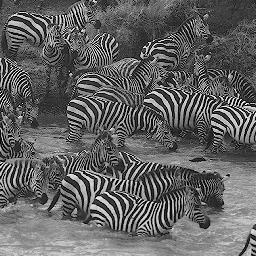
//> input picture DFT_DCT/zebras.jpg, 256 x 256 px
$ ./main   (built with g++ and OpenCV 4)
//> lines starting //> are read from the running program, lines starting //| are printed output that depends on the picture
### DFT_DCT/variables.h
//
//  variables.h
//  test
//
//  Created by Vineet Gattani on 9/27/17.
//  Copyright © 2017 ASU. All rights reserved.
//

#ifndef variables_h
#define variables_h
#include <opencv2/core/core.hpp>
#include <opencv2/highgui/highgui.hpp>
#include <iostream>
#include <opencv2/imgproc/imgproc.hpp>
#include <opencv2/opencv.hpp>
#include <stdint.h>
using namespace cv;
using namespace std;
int kernel_size = 3;
int scale = 1;
int delta = 0;
int ddepth = CV_16S;
Mat src_float;
Mat dft_setup;
Mat dft_dst;
const char* filename;
Mat src;
Mat dft_mag;
Mat inverseDFT;
Mat dct_reconstruction;
Mat dct_float;
const char* d;

#endif /* variables_h */

### DFT_DCT/main.cpp

#include "variables.h"

// function declarations
/*
calculateDFT : calculates the DFT of an image given using the opencv dft command.
However, this DFT has it's center on the top-left corner. This needs to be recentered for visualization and
processing purposes.
*/
void calculateDFT(Mat& source, Mat& destination){

source.convertTo(src_float,CV_32FC1, 1.0/255.0);
Mat dst_complex[2]={src_float,Mat::zeros(src_float.size(), CV_32F)};
merge(dst_complex, 2, dft_setup);
dft(dft_setup, destination,DFT_COMPLEX_OUTPUT);

}
/* maskmagnitudeDFT: masks the DFT and calculates the magnitude of the DFT*/
void maskmagnitudeDFT(Mat&source, int X){
Mat s_array[2]={Mat::zeros(source.size(),CV_32F),Mat::zeros(source.size(),CV_32F)};
//int L_min = 30;
int L = 128-X;
for (int r=L;r< 255-L+1;r++){
for(int c=0;c<256;c++){
    source.at<Vec2f>(r,c)= source.at<Vec2f>(r,c)*0.0;
}
}
for (int r=0;r< 256;r++){
for(int c=L;c<255-L+1;c++){
    source.at<Vec2f>(r,c)= source.at<Vec2f>(r,c)*0.0;
}
}
split(source, s_array);
magnitude(s_array[0], s_array[1], dft_mag);
dft_mag+=Scalar::all(1);
log(dft_mag,dft_mag);
normalize(dft_mag,dft_mag,0,1,CV_MINMAX);

}

void recenterDFT( ){
int xCenter= dft_mag.cols/2;
int yCenter = dft_mag.rows/2;

Mat q1(dft_mag,Rect(0,0,xCenter,yCenter));
Mat q2(dft_mag,Rect(xCenter,0,xCenter,yCenter));
Mat q3(dft_mag,Rect(0,yCenter,xCenter,yCenter));
Mat q4(dft_mag,Rect(xCenter,yCenter,xCenter,yCenter));

Mat temp;
q1.copyTo(temp);
q4.copyTo(q1);
temp.copyTo(q4);

q2.copyTo(temp);
q3.copyTo(q2);
temp.copyTo(q3);
}

void invertDFT(Mat& source,Mat& destination){
dft(source, destination,DFT_INVERSE|DFT_REAL_OUTPUT|DFT_SCALE);
normalize(destination, destination, 0, 1, CV_MINMAX);
}

void calculateDCT(int k){
dct(src_float, dct_float);
imshow("DCT",dct_float);
for (int r=0;r< 255;r++){
for(int c=0;c<255;c++){
if(r<=k && c<=k){
dct_float.at<float>(r,c)= dct_float.at<float>(r,c);
}
else{
dct_float.at<float>(r,c)= dct_float.at<float>(r,c)*0.0;

}
}
}
idct(dct_float, dct_reconstruction);

}

void getMSE( Mat& I1,  Mat& I2,const char* method)
{
    Mat s1;

    absdiff(I1, I2, s1);
    s1.convertTo(s1, CV_32F);  // cannot make a square on 8 bits
    s1 = s1.mul(s1);           // |I1 - I2|^2
    Scalar s = sum(s1);        // sum elements per channel


    double sse = s.val[0];
    double mse  = sse / (double)(I1.total());
    printf("MSE from %s reconstruction = %f\n",method, mse);

}
int main(int argc, char** argv)
{
int l=0,k=0;
filename = "zebras.jpg";
src = imread(filename, 0);
//> src is the input picture: 256 rows x 256 cols, CV_8UC1; min 0, max 255, mean 98.6
cout<<"Enter the value of L for DFT: \n";
cin >> l;
//> the answer given: 3
    cout<<"Enter the value of L for DCT: \n";
    cin >> k;
//> the answer given: 3
if(l>128){
l = l-128;
}
if(src.empty())
{

cout << "can not open " << filename << endl;  //check if the file is empty
return -1;
}
calculateDFT(src, dft_dst);
//> in calculateDFT, `Mat dst_complex[2]={src_float,Mat::zeros(src_float.size(), CV_32F)};`: dst_complex[1]: 256 rows x 256 cols, CV_32FC1; every value is 0
maskmagnitudeDFT(dft_dst,l);
//> in maskmagnitudeDFT, `split(source, s_array);`:
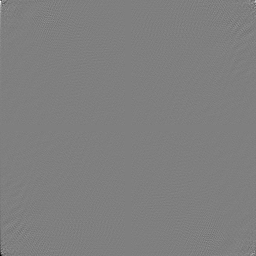
//> s_array[1]: 256 rows x 256 cols, CV_32FC1; min -1723, max 1723, mean 0; drawn with min black and max white
recenterDFT();
//> in recenterDFT, `Mat q1(dft_mag,Rect(0,0,xCenter,yCenter));`:
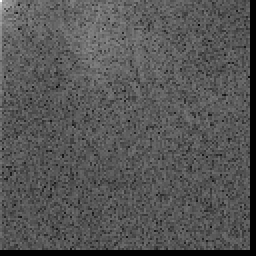
//> q1: 128 rows x 128 cols, CV_32FC1 (shown 2 times larger); min 0, max 1, mean 0.335
//> in recenterDFT, `Mat q2(dft_mag,Rect(xCenter,0,xCenter,yCenter));`:
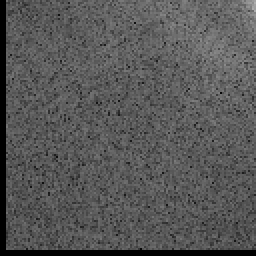
//> q2: 128 rows x 128 cols, CV_32FC1 (shown 2 times larger); min 0, max 0.685, mean 0.342
//> in recenterDFT, `temp.copyTo(q3);`:
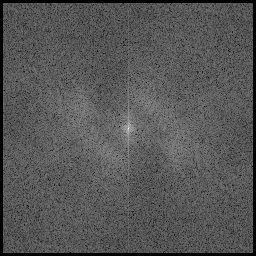
//> dft_mag: 256 rows x 256 cols, CV_32FC1; min 0, max 1, mean 0.339
invertDFT(dft_dst,inverseDFT);
calculateDCT(k);
//> in calculateDCT, `dct(src_float, dct_float);`:
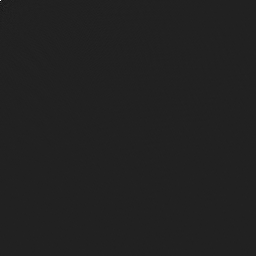
//> dct_float: 256 rows x 256 cols, CV_32FC1; min -14.96, max 98.96, mean 0; drawn with min black and max white
//> in calculateDCT, `idct(dct_float, dct_reconstruction);`:
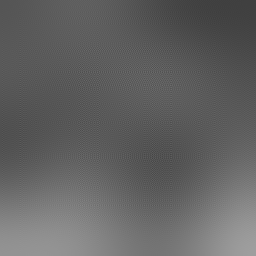
//> dct_reconstruction: 256 rows x 256 cols, CV_32FC1; min 0.244, max 0.623, mean 0.387
    d = "DFT";
    getMSE(src_float, inverseDFT,d);
//> in getMSE, `Scalar s = sum(s1);`: s = Scalar(222.3)
//> in getMSE, `double sse = s.val[0];`: sse = 222.3
//> in getMSE, `double mse  = sse / (double)(I1.total());`: mse = 0.00339
//| MSE from DFT reconstruction = 0.003393
    d="DCT";
    getMSE(src_float, dct_reconstruction,d);
//> call 2 of getMSE, with method = "DCT"
//> in getMSE (call 2), `s1 = s1.mul(s1);`:
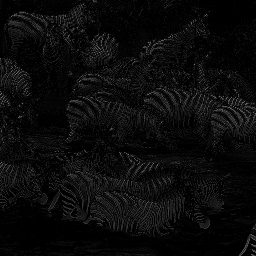
//> s1: 256 rows x 256 cols, CV_32FC1; min 1.17e-11, max 0.48, mean 0.0448
//> in getMSE (call 2), `Scalar s = sum(s1);`: s = Scalar(2934.5)
//> in getMSE (call 2), `double sse = s.val[0];`: sse = 2934.5
//> in getMSE (call 2), `double mse  = sse / (double)(I1.total());`: mse = 0.0448
//| MSE from DCT reconstruction = 0.044777

imshow("Source Image", src);
imshow("DFT Magnitude", dft_mag);
imshow("Inverse DFT", inverseDFT);
imshow("Masked DCT",dct_float);
imshow("Inverse DCT",dct_reconstruction);
waitKey();
return 0;
}
